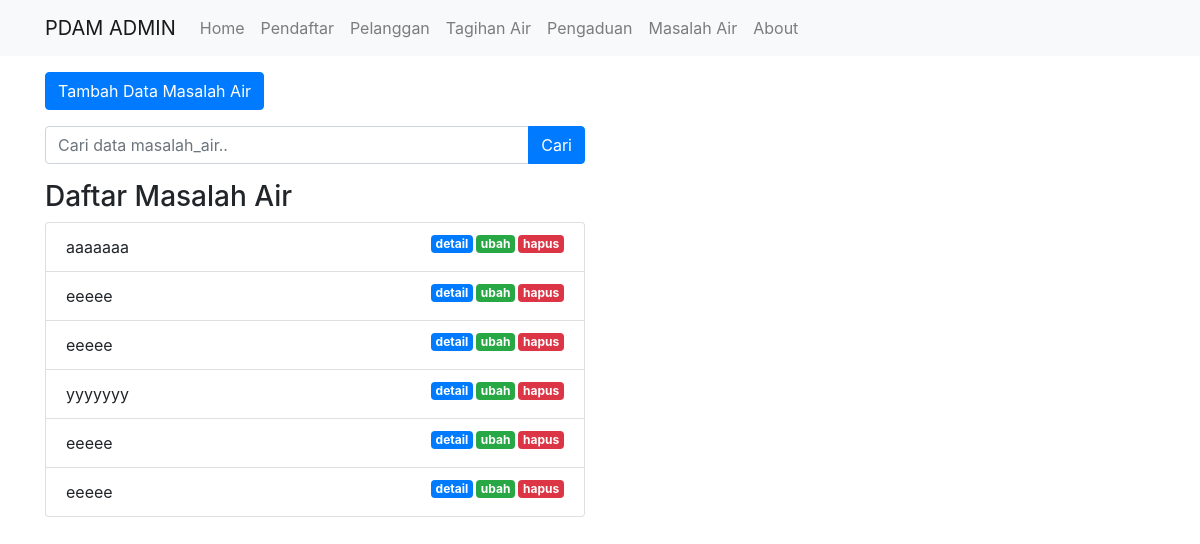
Before: /index.php/masalah with the older database file.
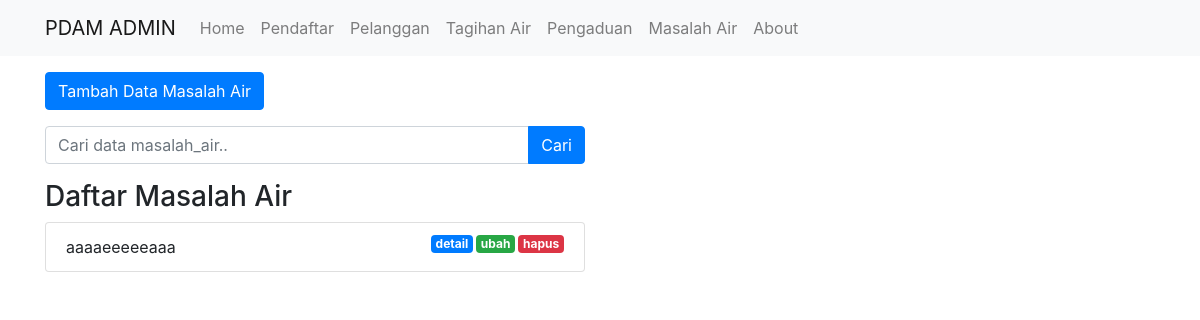
After: the same page with the newer database file.
### tables this page shows
CREATE TABLE `masalah_air` (
  `no_info` int(16) NOT NULL,
  `wilayah` varchar(25) NOT NULL,
  `hari` tinytext NOT NULL,
  `tanggal` date NOT NULL,
  `estimasi` time NOT NULL,
  `kerusakan` text NOT NULL,
  `alternatif` text NOT NULL,
  `penanganan` text NOT NULL
);

### application/controllers/Masalah.php (called while the page is built, shortened)
<?php
class Masalah extends CI_Controller
{
    public function __construct()
    {
        $this->load->model('Masalah_model');
        $this->load->library('form_validation');
    }
    public function index()
    {
        $data['judul'] = 'Daftar Masalah';
        $data['masalah_air'] = $this->Masalah_model->getAllMasalah();
        $this->load->view('templates/header', $data);
        $this->load->view('masalah/index', $data);
        $this->load->view('templates/footer');
    }
}

### index.php (called while the page is built, shortened)
<?php
require_once BASEPATH.'core/CodeIgniter.php';

### application/models/Masalah_model.php (called while the page is built, shortened)
<?php
class Masalah_model extends CI_model {
    public function getAllMasalah()
    {
        return $this->db->get('masalah_air')->result_array();
    }
}

### application/views/masalah/index.php (the view, shortened to what this page needs)
<div class="container">
    <div class="row mt-3">
        <div class="col-md-6">
            <a href="<?= base_url(); ?>masalah/tambah" class="btn btn-primary">Tambah
                Data Masalah Air</a>
        </div>
    </div>
    <div class="row mt-3">
        <div class="col-md-6">
            <form action="" method="post">
                <div class="input-group">
                    <input type="text" class="form-control" placeholder="Cari data masalah_air.." name="keyword">
                    <div class="input-group-append">
                        <button class="btn btn-primary" type="submit">Cari</button>
                    </div>
                </div>
            </form>
        </div>
    </div>
    <div class="row mt-3">
        <div class="col-md-6">
            <h3>Daftar Masalah Air</h3>
            <ul class="list-group">
                <?php foreach ($masalah_air as $mas) : ?>
                <li class="list-group-item">
                    <?= $mas['wilayah']; ?>
                    <a href="<?= base_url(); ?>masalah/hapus/<?= $mas['no_info']; ?>"
                        class="badge badge-danger float-right tombol-haapus">hapus</a>
                    <a href="<?= base_url(); ?>masalah/ubah/<?= $mas['no_info']; ?>"
                        class="badge badge-success float-right">ubah</a>
                    <a href="<?= base_url(); ?>masalah/detail/<?= $mas['no_info']; ?>"
                        class="badge badge-primary float-right">detail</a>
                </li>
                <?php endforeach; ?>
            </ul>
        </div>
    </div>
</div>

Changed rows visible on the page:
removed masalah_air: wilayah "aaaaaaa"
removed masalah_air: wilayah "eeeee"
removed masalah_air: wilayah "eeeee"
removed masalah_air: wilayah "yyyyyyy"
removed masalah_air: wilayah "eeeee"
removed masalah_air: wilayah "eeeee"
added masalah_air: wilayah "aaaaeeeeeaaa"
